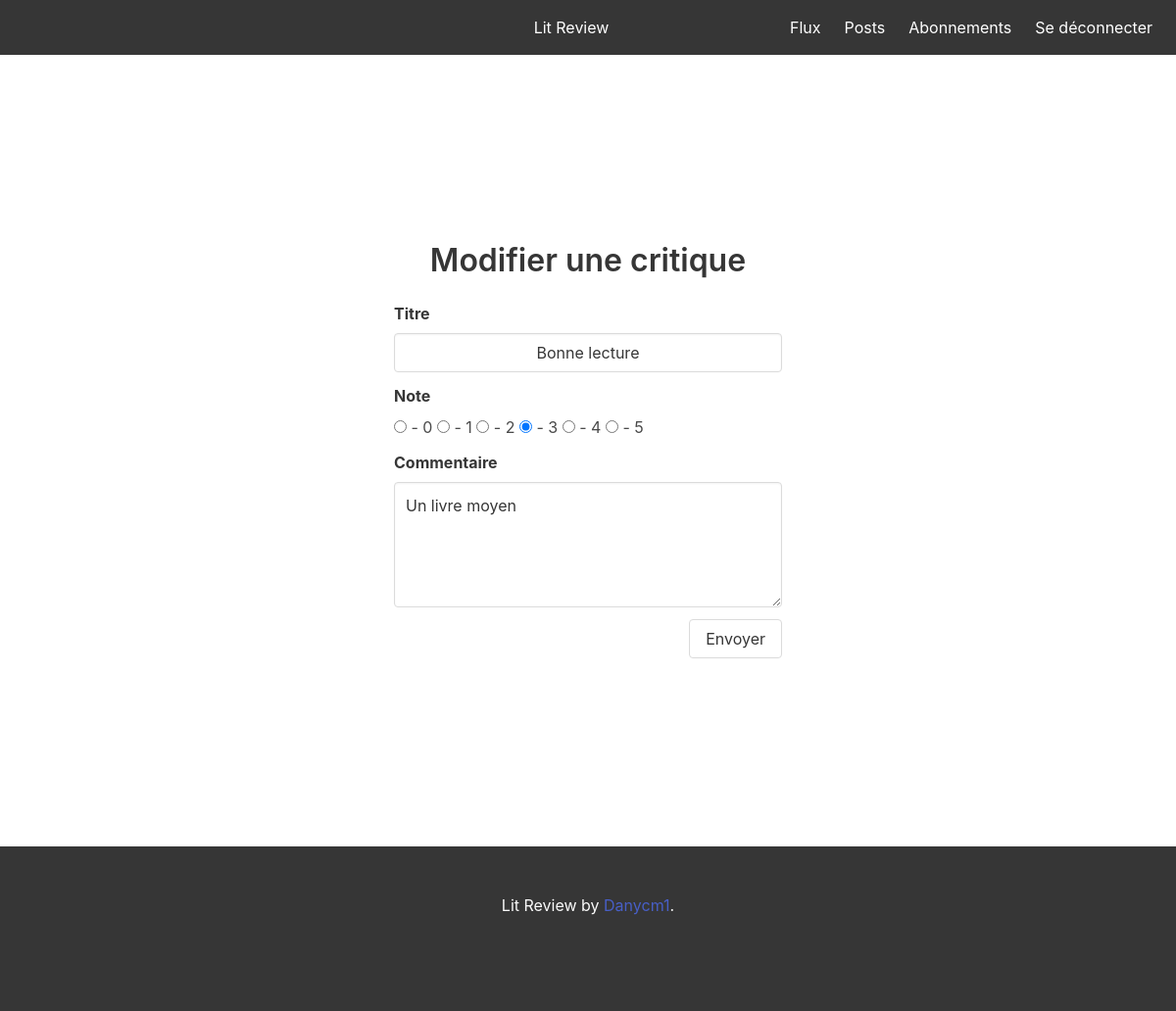
Page /modify/review/4 (signed in) on the committed database.
### flux/models.py (models this page shows)
class Review(models.Model):
    ticket = models.ForeignKey(to=Ticket, on_delete=models.CASCADE)
    rating = models.PositiveSmallIntegerField(validators=[MinValueValidator(0), MaxValueValidator(5)])
    user = models.ForeignKey(to=settings.AUTH_USER_MODEL, on_delete=models.CASCADE)
    headline = models.CharField(max_length=128)
    body = models.CharField(max_length=8192, blank=True)
    time_created = models.DateTimeField(auto_now_add=True)

### flux/views.py (the view)
# urls.py: path('modify/review/<review_pk>', view_modify_review, name='modify_review'),
@login_required
def view_modify_review(request, review_pk):
    review = get_object_or_404(Review, pk=review_pk)
    if request.method == 'POST':
        review.headline = request.POST.get('headline')
        review.body = request.POST.get('body')
        review.rating = request.POST.get('rating')
        review.save()
        return redirect('flux:home')
    return render(request, 'modify_review.html', {'review': review, 'rating': range(6)})

### flux/templates/modify_review.html (shortened to what this page needs)
{% extends 'home.html' %}
{% block ticket %}
    <section class="section is-medium">
        <h1 class="title has-text-centered">Modifier une critique</h1>
        <div class="container">
            <div class="columns is-centered">
                <div class="column is-half">
                    <form method="POST" action="{% url 'flux:modify_review' review_pk=review.pk %}"
                          enctype="multipart/form-data">
                        <div class="field">
                            <label class="label">Titre</label>
                            <div class="control">
                                <label>
                                    <input class="input" type="text" name="headline" style="text-align: center;"
                                           value="{{ review.headline }}">
                                </label>
                            </div>
                        </div>
                        <div class="field">
                            <label class="label">Note</label>
                            <div class="control">
                                {% for stars in rating %}
                                    <label>
                                        <input type="radio" name="rating" value="{{ stars }}"
                                                {% if stars == review.rating %} checked {% endif %}> - {{ stars }}
                                    </label>
                                {% endfor %}
                            </div>
                        </div>
                        <div class="field">
                            <label class="label">Commentaire</label>
                            <div class="control">
                                <label>
                                    <textarea class="textarea" name="body" >{{ review.body }}</textarea>
                                </label>
                            </div>
                        </div>
                        <button type="submit" class="button is-pulled-right">Envoyer</button>
                    </form>
                </div>
            </div>
        </div>
    </section>
{% endblock %}

### rows in the picture
Review: headline "Bonne lecture", rating "☐ - 0" "☐ - 1" "☐ - 2" "☑ - 3" "☐ - 4" "☐ - 5", body "Un livre moyen"

### other values in the picture
{{ stars }} "0" "1" "2" "3" "4" "5"
